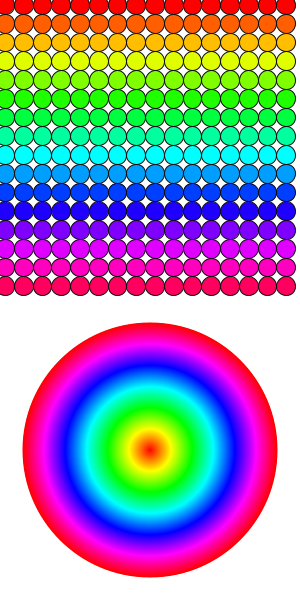
Frame 1 (no input)
Frame 60 (the mouse pressed at the canvas centre just before this capture): identical to frame 1, image omitted
Frame 120 (the mouse held since frame 60 and released just before this capture): identical to frame 1, image omitted

The Processing sketch that drew this single still picture (run headless with seeded random() and noise(); from frame 60 on, the mouse is pressed at the canvas centre):

// Processing sketch: assignment7
// ── assignment7.pde

void settings()

{
size(300, 600);

}
  
void setup()

{
    
}
  
void draw()

{
  float q = 0;
background(255);
 colorMode(HSB,255,255,255);
 
for(float i = 0; i < 300; i += 18.75)
{
  for(float j = 0; j < 300; j += 18.75)
  {
    float l = i*255/300;
    float m = j*255/300; 
    q = 16*l+m;
    stroke(10);
    fill(q%255,255,255);
 ellipse(i%300+5,j%300+5,18.75,18.75);
  }
}

for(int k = 255; k > 0; k -=1)
{
  noStroke();
  fill(k,255,255);
ellipse(width/2,(height/4)*3,k,k);  
}

}

  
  
